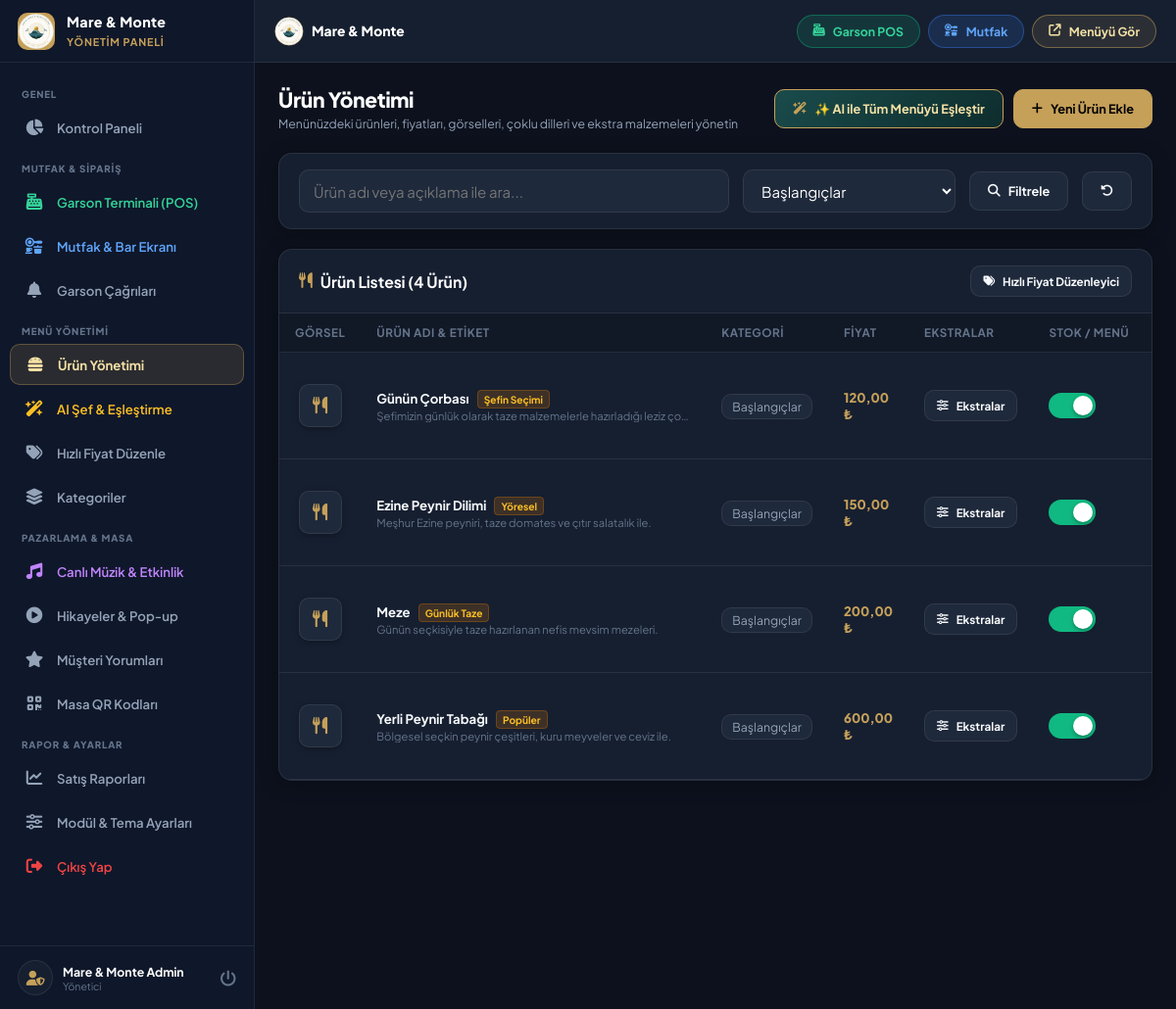
Page /admin/products.php?category=1 (signed in) on the committed database.
### tables this page shows
CREATE TABLE products (
        id INTEGER PRIMARY KEY AUTOINCREMENT,
        category_id INT NOT NULL,
        name VARCHAR(200) NOT NULL,
        description TEXT,
        name_en VARCHAR(200) DEFAULT '',
        desc_en TEXT,
        name_ar VARCHAR(200) DEFAULT '',
        desc_ar TEXT,
        name_ru VARCHAR(200) DEFAULT '',
        desc_ru TEXT,
        name_de VARCHAR(200) DEFAULT '',
        desc_de TEXT,
        price DECIMAL(10,2) NOT NULL DEFAULT 0.00,
        old_price DECIMAL(10,2) DEFAULT NULL,
        image VARCHAR(255) DEFAULT '',
        badge VARCHAR(50) DEFAULT '',
        calories INT DEFAULT 0,
        prep_time INT DEFAULT 15,
        allergens VARCHAR(255) DEFAULT '',
        is_available INT DEFAULT 1,
        is_featured INT DEFAULT 0,
        sort_order INT DEFAULT 0,
        view_count INT DEFAULT 0,
        created_at DATETIME DEFAULT CURRENT_TIMESTAMP
    , pairing_suggestion TEXT DEFAULT '');

CREATE TABLE categories (
        id INTEGER PRIMARY KEY AUTOINCREMENT,
        name VARCHAR(150) NOT NULL,
        slug VARCHAR(150),
        icon VARCHAR(100) DEFAULT 'utensils',
        image VARCHAR(255) DEFAULT '',
        name_en VARCHAR(150) DEFAULT '',
        name_ar VARCHAR(150) DEFAULT '',
        name_ru VARCHAR(150) DEFAULT '',
        name_de VARCHAR(150) DEFAULT '',
        sort_order INT DEFAULT 0,
        is_active INT DEFAULT 1,
        created_at DATETIME DEFAULT CURRENT_TIMESTAMP
    );

### config.php (called while the page is built, shortened)
<?php
function clean($data) {
    return htmlspecialchars(trim((string)$data), ENT_QUOTES, 'UTF-8');
}
function formatPrice($price, $currency = '₺') {
    return number_format((float)$price, 2, ',', '.') . ' ' . $currency;
}

### admin/products.php (the view, shortened to what this page needs)
<?php
require_once __DIR__ . '/header.php';
$categories = $pdo->query("SELECT * FROM categories ORDER BY sort_order ASC, name ASC")->fetchAll();
$filterCat = (int)($_GET['category'] ?? 0);
$filterSearch = clean($_GET['q'] ?? '');
$query = "SELECT p.*, c.name as cat_name FROM products p LEFT JOIN categories c ON p.category_id = c.id WHERE 1=1";
$params = [];
if ($filterCat > 0) {
    $query .= " AND p.category_id = ?";
    $params[] = $filterCat;
}
$query .= " ORDER BY p.category_id ASC, p.sort_order ASC, p.id DESC";
$stmtP = $pdo->prepare($query);
$stmtP->execute($params);
$products = $stmtP->fetchAll();
?>
<div class="page-header">
    <div class="page-title">
        <h1>Ürün Yönetimi</h1>
        <p>Menünüzdeki ürünleri, fiyatları, görselleri, çoklu dilleri ve ekstra malzemeleri yönetin</p>
    </div>
    <div style="display: flex; gap: 10px; flex-wrap: wrap;">
        <button type="button" class="btn btn-secondary" onclick="batchGenerateAiPairings()" style="background: linear-gradient(135deg, #1A4B4B 0%, #0E2D2D 100%); color: var(--primary-light); border: 1px solid var(--primary);">
            <i class="fas fa-wand-magic-sparkles" style="color: var(--primary);"></i> ✨ AI ile Tüm Menüyü Eşleştir
        </button>
        <button type="button" class="btn btn-primary" onclick="openProductModal()">
            <i class="fas fa-plus"></i> Yeni Ürün Ekle
        </button>
    </div>
</div>
<div class="card" style="margin-bottom: 20px;">
    <div class="card-body" style="padding: 16px 20px;">
        <form method="GET" action="products.php" style="display: flex; gap: 14px; flex-wrap: wrap; align-items: center;">
            <div style="flex: 1; min-width: 200px;">
                <input type="text" name="q" value="<?php echo htmlspecialchars($filterSearch); ?>" placeholder="Ürün adı veya açıklama ile ara..." class="form-control">
            </div>
            <div style="min-width: 180px;">
                <select name="category" class="form-control" onchange="this.form.submit()">
                    <?php foreach ($categories as $c): ?>
                        <option value="<?php echo $c['id']; ?>" <?php echo $filterCat === (int)$c['id'] ? 'selected' : ''; ?>>
                            <?php echo htmlspecialchars($c['name']); ?>
                        </option>
                    <?php endforeach; ?>
                </select>
            </div>
            <button type="submit" class="btn btn-secondary">
                <i class="fas fa-search"></i> Filtrele
            </button>
            <?php if ($filterCat > 0 || !empty($filterSearch)): ?>
                <a href="products.php" class="btn btn-secondary" title="Filtreyi Temizle">
                    <i class="fas fa-rotate-left"></i>
                </a>
            <?php endif; ?>
        </form>
    </div>
</div>
<div class="card">
    <div class="card-header">
        <h3 class="card-title"><i class="fas fa-utensils" style="color:var(--primary);"></i> Ürün Listesi (<?php echo count($products); ?> Ürün)</h3>
        <a href="quick-price.php" class="btn btn-secondary btn-sm"><i class="fas fa-tags"></i> Hızlı Fiyat Düzenleyici</a>
    </div>
    <div class="card-body" style="padding: 0;">
        <div class="table-responsive desktop-table-view">
            <table class="admin-table">
                <thead>
                    <tr>
                        <th style="width: 70px; text-align: center;">Görsel</th>
                        <th>Ürün Adı & Etiket</th>
                        <th>Kategori</th>
                        <th>Fiyat</th>
                        <th>Ekstralar</th>
                        <th style="text-align: center;">Stok / Menü</th>
                        <th style="text-align: right;">İşlemler</th>
                    </tr>
                </thead>
                <tbody>
                    <?php if (empty($products)): ?>
                        <tr>
                            <td colspan="7" style="text-align: center; padding: 32px; color: var(--text-dim);">
                                Kriterlere uygun ürün bulunamadı.
                            </td>
                        </tr>
                    <?php else: ?>
                        <?php foreach ($products as $p): ?>
                            <tr id="row-product-<?php echo $p['id']; ?>">
                                <td style="text-align: center;">
                                    <?php if (!empty($p['image'])): ?>
                                        <div class="table-thumb" style="display:none;">
                                            <i class="fas fa-utensils"></i>
                                        </div>
                                    <?php else: ?>
                                        <div class="table-thumb">
                                            <i class="fas fa-utensils"></i>
                                        </div>
                                    <?php endif; ?>
                                </td>
                                <td>
                                    <strong><?php echo htmlspecialchars($p['name']); ?></strong>
                                    <?php if (!empty($p['badge'])): ?>
                                        <span style="background: rgba(217, 119, 6, 0.2); color: #fbbf24; border:1px solid rgba(217,119,6,0.3); font-size: 0.68rem; font-weight:700; padding:2px 6px; border-radius:4px; margin-left:6px;">
                                            <?php echo htmlspecialchars($p['badge']); ?>
                                        </span>
                                    <?php endif; ?>
                                    <div style="font-size: 0.75rem; color: var(--text-dim); max-width: 320px; overflow: hidden; text-overflow: ellipsis; white-space: nowrap; margin-top: 2px;">
                                        <?php echo htmlspecialchars($p['description']); ?>
                                    </div>
                                </td>
                                <td>
                                    <span style="font-size: 0.82rem; color: var(--text-muted); background: var(--bg-input); padding: 4px 10px; border-radius: var(--radius-sm); border: 1px solid var(--border);">
                                        <?php echo htmlspecialchars($p['cat_name'] ?: 'Kategorisiz'); ?>
                                    </span>
                                </td>
                                <td style="font-weight: 800; color: var(--primary);">
                                    <?php echo formatPrice($p['price']); ?>
                                </td>
                                <td>
                                    <button type="button" class="btn btn-secondary btn-sm" onclick="openOptionsManager(<?php echo $p['id']; ?>, '<?php echo htmlspecialchars(addslashes($p['name'])); ?>')">
                                        <i class="fas fa-sliders"></i> Ekstralar
                                    </button>
                                </td>
                                <td>
                                    <label class="switch" title="Menüde göster / Tükendi">
                                        <span class="slider"></span>
                                    </label>
                                </td>
                                <td style="text-align: right;">
                                </td>
                            </tr>
                        <?php endforeach; ?>
                    <?php endif; ?>
                </tbody>
            </table>
        </div>
    </div>
</div>
<?php require_once __DIR__ . '/footer.php'; ?>

### rows in the picture
products: name "Günün Çorbası", badge "Şefin Seçimi", description "Şefimizin günlük olarak taze malzemelerle hazırladığı leziz ço…", category.name "Başlangıçlar", price "120,00 ₺"
products: name "Ezine Peynir Dilimi", badge "Yöresel", description "Meşhur Ezine peyniri, taze domates ve çıtır salatalık ile.", category.name "Başlangıçlar", price "150,00 ₺"
products: name "Meze", badge "Günlük Taze", description "Günün seçkisiyle taze hazırlanan nefis mevsim mezeleri.", category.name "Başlangıçlar", price "200,00 ₺"
products: name "Yerli Peynir Tabağı", badge "Popüler", description "Bölgesel seçkin peynir çeşitleri, kuru meyveler ve ceviz ile.", category.name "Başlangıçlar", price "600,00 ₺"

### other values in the picture
$adminName "Mare & Monte Admin"
count($products) "4"
form field category "Başlangıçlar"
